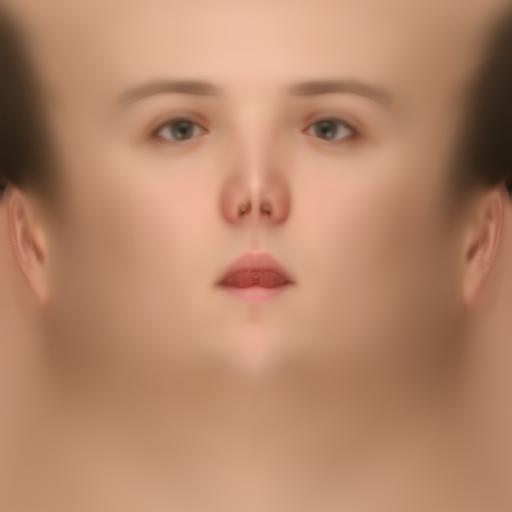
#> input picture external_code/data/3DMM/UV.png, 512 x 512 px
$ python -i vers_image.py   (imports and definitions only)
#> lines starting #> are read from the running program, lines starting #| are printed output that depends on the picture
from PIL import Image
import numpy as np
from PyQt5.QtGui import QImage, QPixmap
import io

class VersImage():
    def __init__(self, filename = None):
        super().__init__()
        self.filename = filename
        self.image = None
        if filename:
            self.image = Image.open(filename)

    # [37 lines left out: functions open, from_numpy, from_image, from_binary, to_qimage, not called in this run]

    def to_numpy(self):
        return np.array(self.image)

    # [4 lines left out: function set_pixmap, not called in this run]

    def merge_image(self,
                      overlay_image,
                      opacity: float = 0.3):
        """
        Draws overlay_pixmap on top of base_pixmap at (x,y) with the given opacity.
        Returns a new QPixmap.
        """
        # Make a copy of the base so we don’t modify the originals
        # Load both images
        background = self.image.convert("RGBA")
        overlay = overlay_image.image.convert("RGBA")

        # make sure both are the same size
        overlay = overlay.resize(background.size)

        # Adjust transparency
        overlay.putalpha(int(opacity*255))

        # merge the images
        result = Image.alpha_composite(background, overlay)
        return VersImage.from_image(result)

    # [7 lines left out: function to_streamio, not called in this run]

    def resize(self, resolution):
        return VersImage.from_image(self.image.resize(resolution))

>>> import cv2
>>> picture = cv2.imread('external_code/data/3DMM/UV.png', cv2.IMREAD_GRAYSCALE)
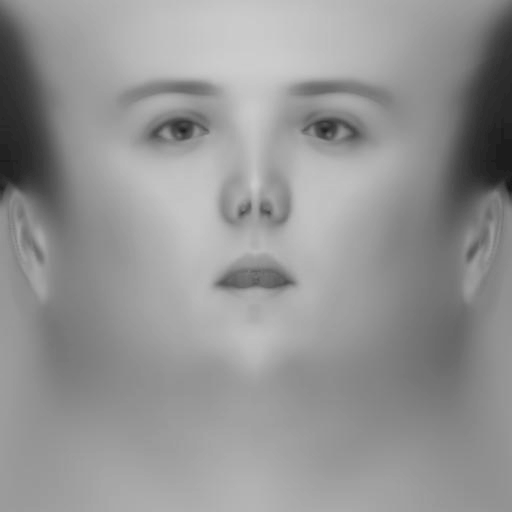
#> picture: shape (512, 512); min 21, max 205, mean 148.1
>>> result = VersImage().merge_image(picture)
#> (the run stopped early here; a loop or call above may not have finished)
